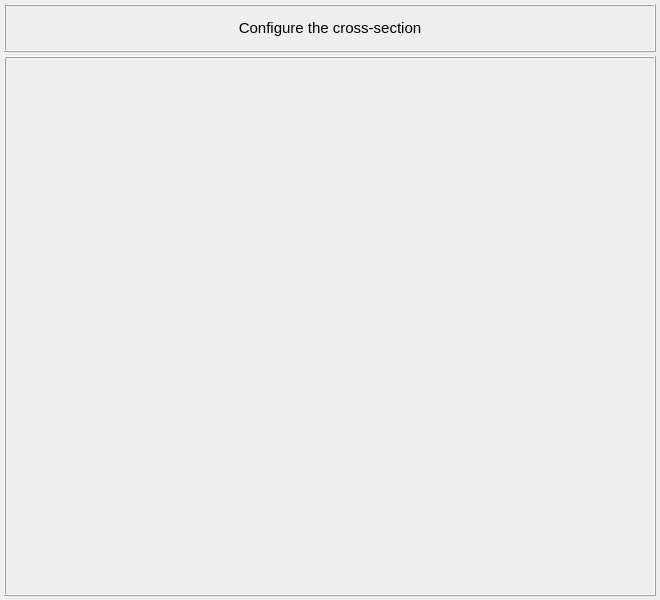
<?xml version="1.0" encoding="UTF-8"?>
<ui version="4.0">
 <class>Dialog</class>
 <widget class="QDialog" name="Dialog">
  <property name="geometry">
   <rect>
    <x>0</x>
    <y>0</y>
    <width>660</width>
    <height>600</height>
   </rect>
  </property>
  <property name="minimumSize">
   <size>
    <width>660</width>
    <height>540</height>
   </size>
  </property>
  <property name="maximumSize">
   <size>
    <width>660</width>
    <height>600</height>
   </size>
  </property>
  <property name="windowTitle">
   <string>Dialog</string>
  </property>
  <layout class="QGridLayout" name="gridLayout">
   <property name="leftMargin">
    <number>4</number>
   </property>
   <property name="topMargin">
    <number>4</number>
   </property>
   <property name="rightMargin">
    <number>4</number>
   </property>
   <property name="bottomMargin">
    <number>4</number>
   </property>
   <property name="spacing">
    <number>4</number>
   </property>
   <item row="1" column="0">
    <widget class="QFrame" name="frame_main_widget">
     <property name="minimumSize">
      <size>
       <width>0</width>
       <height>0</height>
      </size>
     </property>
     <property name="maximumSize">
      <size>
       <width>16777215</width>
       <height>16777215</height>
      </size>
     </property>
     <property name="frameShape">
      <enum>QFrame::Box</enum>
     </property>
     <property name="frameShadow">
      <enum>QFrame::Raised</enum>
     </property>
     <layout class="QGridLayout" name="gridLayout_3">
      <property name="leftMargin">
       <number>2</number>
      </property>
      <property name="topMargin">
       <number>2</number>
      </property>
      <property name="rightMargin">
       <number>2</number>
      </property>
      <property name="bottomMargin">
       <number>2</number>
      </property>
      <property name="spacing">
       <number>2</number>
      </property>
      <item row="0" column="0">
       <widget class="QScrollArea" name="scrollArea_cross_section">
        <property name="minimumSize">
         <size>
          <width>0</width>
          <height>0</height>
         </size>
        </property>
        <property name="frameShape">
         <enum>QFrame::NoFrame</enum>
        </property>
        <property name="widgetResizable">
         <bool>true</bool>
        </property>
        <widget class="QWidget" name="scrollAreaWidgetContents">
         <property name="geometry">
          <rect>
           <x>0</x>
           <y>0</y>
           <width>644</width>
           <height>532</height>
          </rect>
         </property>
         <layout class="QGridLayout" name="gridLayout_4"/>
        </widget>
       </widget>
      </item>
     </layout>
    </widget>
   </item>
   <item row="0" column="0">
    <widget class="QFrame" name="frame">
     <property name="minimumSize">
      <size>
       <width>400</width>
       <height>48</height>
      </size>
     </property>
     <property name="maximumSize">
      <size>
       <width>16777215</width>
       <height>48</height>
      </size>
     </property>
     <property name="frameShape">
      <enum>QFrame::Box</enum>
     </property>
     <property name="frameShadow">
      <enum>QFrame::Raised</enum>
     </property>
     <property name="lineWidth">
      <number>1</number>
     </property>
     <layout class="QGridLayout" name="gridLayout_2">
      <property name="leftMargin">
       <number>6</number>
      </property>
      <property name="topMargin">
       <number>6</number>
      </property>
      <property name="rightMargin">
       <number>6</number>
      </property>
      <property name="bottomMargin">
       <number>6</number>
      </property>
      <item row="0" column="0">
       <widget class="QLabel" name="label">
        <property name="font">
         <font>
          <family>MS Shell Dlg 2</family>
          <pointsize>11</pointsize>
          <weight>50</weight>
          <bold>false</bold>
         </font>
        </property>
        <property name="text">
         <string>Configure the cross-section</string>
        </property>
        <property name="textFormat">
         <enum>Qt::AutoText</enum>
        </property>
        <property name="alignment">
         <set>Qt::AlignCenter</set>
        </property>
       </widget>
      </item>
     </layout>
    </widget>
   </item>
  </layout>
 </widget>
 <resources/>
 <connections/>
</ui>
